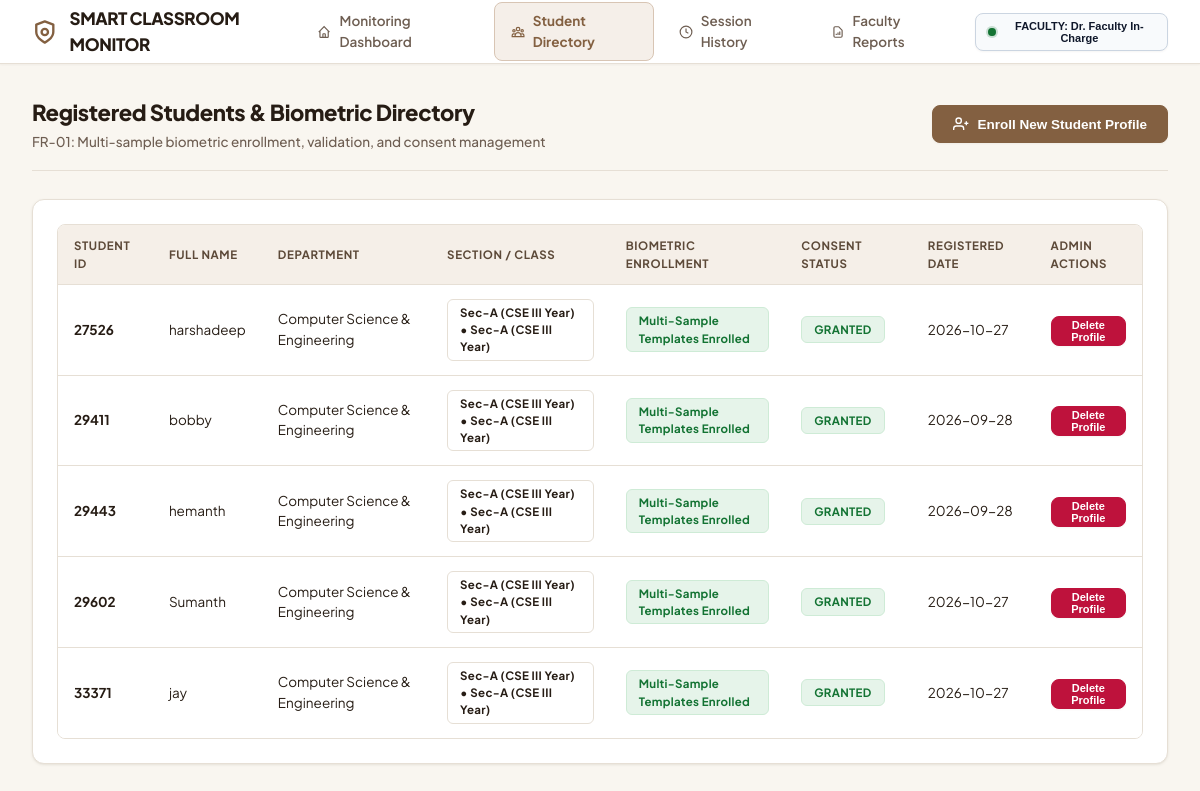
/students, run on the app's committed database.
### tables this page shows
CREATE TABLE students (
            student_id TEXT PRIMARY KEY,
            name TEXT NOT NULL,
            department TEXT NOT NULL DEFAULT 'Computer Science & Engineering',
            section TEXT NOT NULL DEFAULT 'Sec-A',
            class_name TEXT NOT NULL DEFAULT 'CSE - III Year',
            status TEXT DEFAULT 'ACTIVE',
            consent_status TEXT DEFAULT 'GRANTED',
            is_biometric_enrolled INTEGER DEFAULT 1,
            created_at TIMESTAMP DEFAULT CURRENT_TIMESTAMP
        );

### app.py (the view)
@app.route('/students')
def students_view():
    conn = get_connection()
    cursor = conn.cursor()
    cursor.execute("SELECT student_id, name, department, section, class_name, consent_status, created_at FROM students ORDER BY student_id ASC")
    students = [dict(row) for row in cursor.fetchall()]
    conn.close()
    return render_template('students.html', students=students)

### database.py (called while the page is built)
def get_connection():
    os.makedirs(os.path.dirname(DB_PATH), exist_ok=True)
    conn = sqlite3.connect(DB_PATH)
    conn.row_factory = sqlite3.Row
    return conn

### templates/students.html (shortened to what this page needs)
{% extends "base.html" %}
{% block content %}
<div class="page-header">
    <div>
        <h1 class="page-title">Registered Students & Biometric Directory</h1>
        <p class="page-subtitle">FR-01: Multi-sample biometric enrollment, validation, and consent management</p>
    </div>
    <button class="btn btn-primary" onclick="openRegisterModal()">
        <svg width="16" height="16" viewBox="0 0 24 24" fill="none" stroke="currentColor" stroke-width="2"><path d="M16 21v-2a4 4 0 00-4-4H5a4 4 0 00-4 4v2"/><circle cx="8.5" cy="7" r="4"/><line x1="20" y1="8" x2="20" y2="14"/><line x1="23" y1="11" x2="17" y2="11"/></svg>
        Enroll New Student Profile
    </button>
</div>
<div class="panel">
    <div class="table-container">
        <table class="data-table">
            <thead>
                <tr>
                    <th>Student ID</th>
                    <th>Full Name</th>
                    <th>Department</th>
                    <th>Section / Class</th>
                    <th>Biometric Enrollment</th>
                    <th>Consent Status</th>
                    <th>Registered Date</th>
                    <th>Admin Actions</th>
                </tr>
            </thead>
            <tbody>
                {% for s in students %}
                <tr>
                    <td><strong>{{ s.student_id }}</strong></td>
                    <td>{{ s.name }}</td>
                    <td>{{ s.department or 'CSE' }}</td>
                    <td><span class="badge" style="background-color: var(--card-bg); color: var(--text-main); border: 1px solid var(--panel-border);">{{ s.section or 'Sec-A' }} • {{ s.class_name }}</span></td>
                    <td>
                        <span class="badge badge-present">Multi-Sample Templates Enrolled</span>
                    </td>
                    <td><span class="badge badge-present">{{ s.consent_status or 'GRANTED' }}</span></td>
                    <td>{{ s.created_at[:10] if s.created_at else '2026-09-28' }}</td>
                    <td>
                        <button class="btn btn-danger" style="padding: 2px 8px; font-size: 11px;" onclick="deleteStudent('{{ s.student_id }}', '{{ s.name }}')">
                            Delete Profile
                        </button>
                    </td>
                </tr>
                {% endfor %}
            </tbody>
        </table>
    </div>
</div>
{% endblock %}

### templates/base.html (shortened to what this page needs)
<!DOCTYPE html>
<html lang="en">
<head>
    <link rel="stylesheet" href="{{ url_for('static', filename='css/main.css') }}">
</head>
<body>
    <nav class="navbar">
        <div class="brand">
            <svg class="brand-icon" viewBox="0 0 24 24" fill="none" stroke="currentColor" stroke-width="2.2" stroke-linecap="round" stroke-linejoin="round">
                <path d="M12 22s8-4 8-10V5l-8-3-8 3v7c0 6 8 10 8 10z"/>
                <circle cx="12" cy="12" r="3"/>
            </svg>
            <span>SMART CLASSROOM MONITOR</span>
        </div>
        <div style="display: flex; align-items: center; gap: 16px;">
            <ul class="nav-links">
                <li>
                    <a href="{{ url_for('index') }}" class="nav-link {% if request.endpoint == 'index' %}active{% endif %}">
                        <svg width="16" height="16" viewBox="0 0 24 24" fill="none" stroke="currentColor" stroke-width="2"><path d="M3 12l2-2m0 0l7-7 7 7M5 10v10a1 1 0 001 1h3m10-11l2 2m-2-2v10a1 1 0 01-1 1h-3m-6 0a1 1 0 001-1v-4a1 1 0 011-1h2a1 1 0 011 1v4a1 1 0 001 1m-6 0h6"/></svg>
                        Monitoring Dashboard
                    </a>
                </li>
                <li>
                    <a href="{{ url_for('students_view') }}" class="nav-link {% if request.endpoint == 'students_view' %}active{% endif %}">
                        Student Directory
                    </a>
                </li>
                <li>
                    <a href="{{ url_for('sessions_view') }}" class="nav-link {% if request.endpoint == 'sessions_view' %}active{% endif %}">
                        <svg width="16" height="16" viewBox="0 0 24 24" fill="none" stroke="currentColor" stroke-width="2"><circle cx="12" cy="12" r="10"/><path d="M12 6v6l4 2"/></svg>
                        Session History
                    </a>
                </li>
                <li>
                    <a href="{{ url_for('reports_view') }}" class="nav-link {% if request.endpoint == 'reports_view' %}active{% endif %}">
                        <svg width="16" height="16" viewBox="0 0 24 24" fill="none" stroke="currentColor" stroke-width="2"><path d="M9 17v-2m3 2v-4m3 4v-6m2 10H7a2 2 0 01-2-2V5a2 2 0 012-2h5.586a1 1 0 01.707.293l5.414 5.414a1 1 0 01.293.707V19a2 2 0 01-2 2z"/></svg>
                        Faculty Reports
                    </a>
                </li>
            </ul>
            <button class="btn btn-secondary" onclick="openAuthModal()" style="font-size: 11px; padding: 6px 12px; border-color: #cbd5e1; background: #f8fafc; color: #0f172a; display: flex; align-items: center; gap: 8px;">
                <span class="pulse-dot"></span>
                <span id="nav-user-label">Faculty: Dr. Faculty In-Charge</span>
            </button>
        </div>
    </nav>
    <main class="main-wrapper">
        {% block content %}{% endblock %}
    </main>
</body>
</html>

### data on the page
students: student_id "27526", name "harshadeep", department "Computer Science & Engineering", section "Sec-A (CSE III Year)", class_name "Sec-A (CSE III Year)", consent_status "GRANTED", created_at "2026-10-27"
students: student_id "29411", name "bobby", department "Computer Science & Engineering", section "Sec-A (CSE III Year)", class_name "Sec-A (CSE III Year)", consent_status "GRANTED", created_at "2026-09-28"
students: student_id "29443", name "hemanth", department "Computer Science & Engineering", section "Sec-A (CSE III Year)", class_name "Sec-A (CSE III Year)", consent_status "GRANTED", created_at "2026-09-28"
students: student_id "29602", name "Sumanth", department "Computer Science & Engineering", section "Sec-A (CSE III Year)", class_name "Sec-A (CSE III Year)", consent_status "GRANTED", created_at "2026-10-27"
students: student_id "33371", name "jay", department "Computer Science & Engineering", section "Sec-A (CSE III Year)", class_name "Sec-A (CSE III Year)", consent_status "GRANTED", created_at "2026-10-27"
